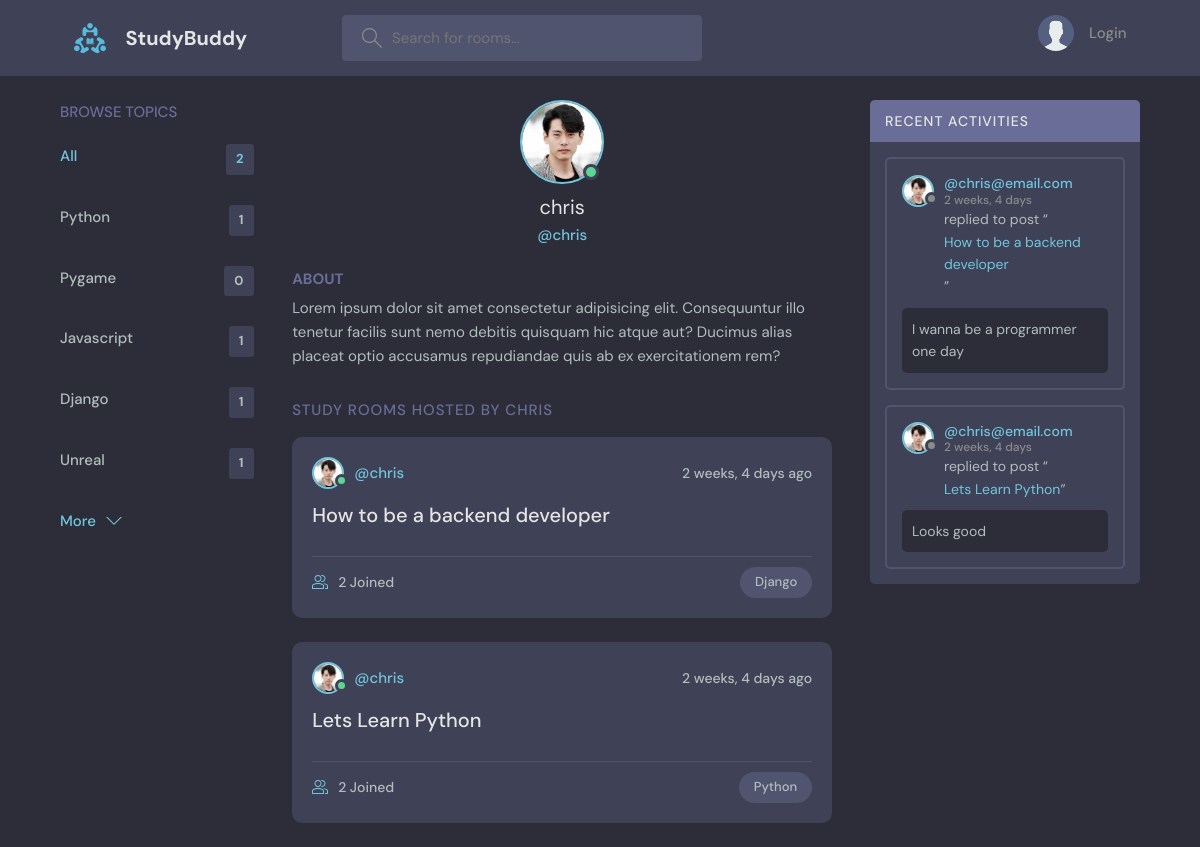
Page /profile/1/ on the committed database.
### base/models.py (models this page shows, shortened)
class User(AbstractUser):
    name = models.CharField(max_length=200, null=True)
    email = models.EmailField(unique=True, null=True)
    bio = models.TextField(null=True)
    avatar = models.ImageField(null=True, default="avatar.svg")
    USERNAME_FIELD = 'email'
    REQUIRED_FIELDS = []

class Topic(models.Model):
    name = models.CharField(max_length=200)

class Room(models.Model):
    host = models.ForeignKey(User, on_delete=models.SET_NULL, null=True)
    topic = models.ForeignKey(Topic, on_delete=models.SET_NULL, null=True)
    name = models.CharField(max_length=200)
    description = models.TextField(null=True, blank=True)
    participants = models.ManyToManyField(User, related_name='participants', blank=True)
    updated = models.DateTimeField(auto_now=True)
    created = models.DateTimeField(auto_now_add=True)
    class Meta:
        ordering = ['-updated', '-created']
    def __str__(self):
        return self.name

class Message(models.Model):
    user = models.ForeignKey(User, on_delete=models.CASCADE)
    room = models.ForeignKey(Room, on_delete=models.CASCADE)
    body = models.TextField()
    updated = models.DateTimeField(auto_now=True)
    created = models.DateTimeField(auto_now_add=True)
    class Meta:
        ordering = ['-updated', '-created']
    def __str__(self):
        return self.body[0:50]

### base/views.py (the view)
# urls.py: path('profile/<str:pk>/', views.userProfile, name="user-profile"),
def userProfile(request, pk):
    user = User.objects.get(id=pk)
    rooms = user.room_set.all()
    room_messages = user.message_set.all()
    topics = Topic.objects.all()
    context = {'user': user, 'rooms': rooms, 'room_messages': room_messages, 'topics': topics}
    return render(request, 'base/profile.html', context)

### base/templates/base/profile.html (shortened to what this page needs)
{% extends 'main.html' %}
{% block content %}
  <main class="profile-page layout layout--3">
    <div class="container">
      {% include 'base/topics_component.html' %}
      <div class="roomList">
        <div class="profile">
          <div class="profile__avatar">
            <div class="avatar avatar--large active">
              <img src="{{user.avatar.url}}" />
            </div>
          </div>
          <div class="profile__info">
            <h3>{{user.username}}</h3>
            <p>@{{user.username}}</p>
          </div>
          <div class="profile__about">
            <h3>About</h3>
            <p>
              Lorem ipsum dolor sit amet consectetur adipisicing elit. Consequuntur illo tenetur
              facilis sunt nemo debitis quisquam hic atque aut? Ducimus alias placeat optio
              accusamus repudiandae quis ab ex exercitationem rem?
            </p>
          </div>
        </div>
        <div class="roomList__header">
          <div>
            <h2>Study Rooms Hosted by {{user.username}}</a>
            </h2>
          </div>
        </div>
        {% include 'base/feed_component.html' %}
      </div>
      {% include 'base/activity_component.html' %}
    </div>
  </main>
{% endblock content %}

### base/templates/base/topics_component.html (shortened to what this page needs)
<div class="topics">
    <div class="topics__header">
      <h2>Browse Topics</h2>
    </div>
    <ul class="topics__list">
      <li>
        <a href="{% url 'home' %}" class="active">All <span>{{rooms.count}}</span></a>
      </li>
      {% for topic in topics %}
      <li>
        <a href="{% url 'home' %}?q={{topic.name}}">{{topic.name}} <span>{{topic.room_set.all.count}}</span></a>
      </li>
      {% endfor %}
    </ul>
    <a class="btn btn--link" href="{% url 'topics' %}">
      More
      <svg version="1.1" xmlns="http://www.w3.org/2000/svg" width="32" height="32" viewBox="0 0 32 32">
        <title>chevron-down</title>
        <path d="M16 21l-13-13h-3l16 16 16-16h-3l-13 13z"></path>
      </svg>
    </a>
  </div>

### base/templates/base/feed_component.html (shortened to what this page needs)
{% for room in rooms %}
<div class="roomListRoom">
    <div class="roomListRoom__header">
      <a href="{% url 'user-profile' room.host.id %}" class="roomListRoom__author">
        <div class="avatar avatar--small active">
          <img src="{{room.host.avatar.url}}" />
        </div>
        <span>@{{room.host.username}}</span>
      </a>
      <div class="roomListRoom__actions">
        <span>{{room.created|timesince}} ago</span>
      </div>
    </div>
    <div class="roomListRoom__content">
        <a href="{% url 'room' room.id %}">{{room.name}}</a>
    </div>
    <div class="roomListRoom__meta">
      <a href="{% url 'room' room.id %}" class="roomListRoom__joined">
        {{room.participants.all.count}} Joined
      </a>
      <p class="roomListRoom__topic">{{room.topic.name}}</p>
    </div>
  </div>
{% endfor %}

### base/templates/base/activity_component.html (shortened to what this page needs)
<div class="activities">
    <div class="activities__header">
      <h2>Recent Activities</h2>
    </div>
    {% for message in room_messages %}
    <div class="activities__box">
      <div class="activities__boxHeader roomListRoom__header">
        <a href="{% url 'user-profile' message.user.id %}" class="roomListRoom__author">
          <div class="avatar avatar--small">
            <img src="{{message.user.avatar.url}}" />
          </div>
          <p>
            @{{message.user}}
            <span>{{message.created|timesince}}</span>
          </p>
        </a>
      </div>
      <div class="activities__boxContent">
        <p>replied to post “<a href="{% url 'room' message.room.id %}">{{message.room}}</a>”</p>
        <div class="activities__boxRoomContent">
            {{message}}
        </div>
      </div>
    </div>
    {% endfor %}
  </div>

### rows in the picture
User: count "2", avatar (picture), username "chris", username "CHRIS"
Topic: name "Python", room_set.all.count "1"
Topic: name "Pygame", room_set.all.count "0"
Topic: name "Javascript", room_set.all.count "1"
Topic: name "Django", room_set.all.count "1"
Topic: name "Unreal", room_set.all.count "1"
Room: host.avatar (picture), host.username "chris", created "2 weeks, 4 days", name "How to be a backend developer", participants.all.count "2", topic.name "Django"
Room: host.avatar (picture), host.username "chris", created "2 weeks, 4 days", name "Lets Learn Python", participants.all.count "2", topic.name "Python"
Message: user.avatar (picture), user "chris@email.com", created "2 weeks, 4 days", room "How to be a backend developer", body "I wanna be a programmer one day"
Message: user.avatar (picture), user "chris@email.com", created "2 weeks, 4 days", room "Lets Learn Python", body "Looks good"
